Frame 1 (no input): blank canvas, image omitted
Frame 60 (no input): blank canvas, image omitted
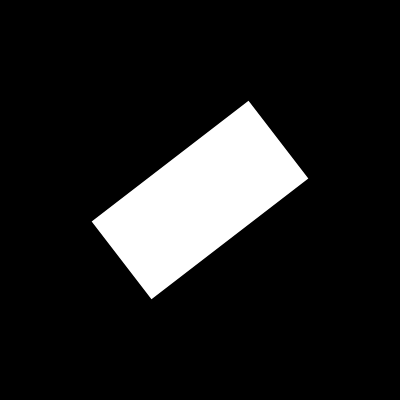
Frame 120 (the mouse pressed at the canvas centre since frame 60)

The p5.js sketch whose frames 1 and 60 were blank and that drew this single picture after the mouse press (run headless with seeded random() and noise() and a simulated clock; from frame 60 on, the mouse is pressed at the canvas centre):

// p5.js sketch
// ── sketch.js
let angle = 0.01;

function setup() {
  createCanvas(400, 400);
  rectMode(CENTER);
}

function draw() {
  background(0);
  
  push();
  translate(200,200);
  rotate(angle);
  scale(mouseX / 100);
  fill(255);
  rect(0,0,100,50);
  pop();
  angle += 0.1;
}
